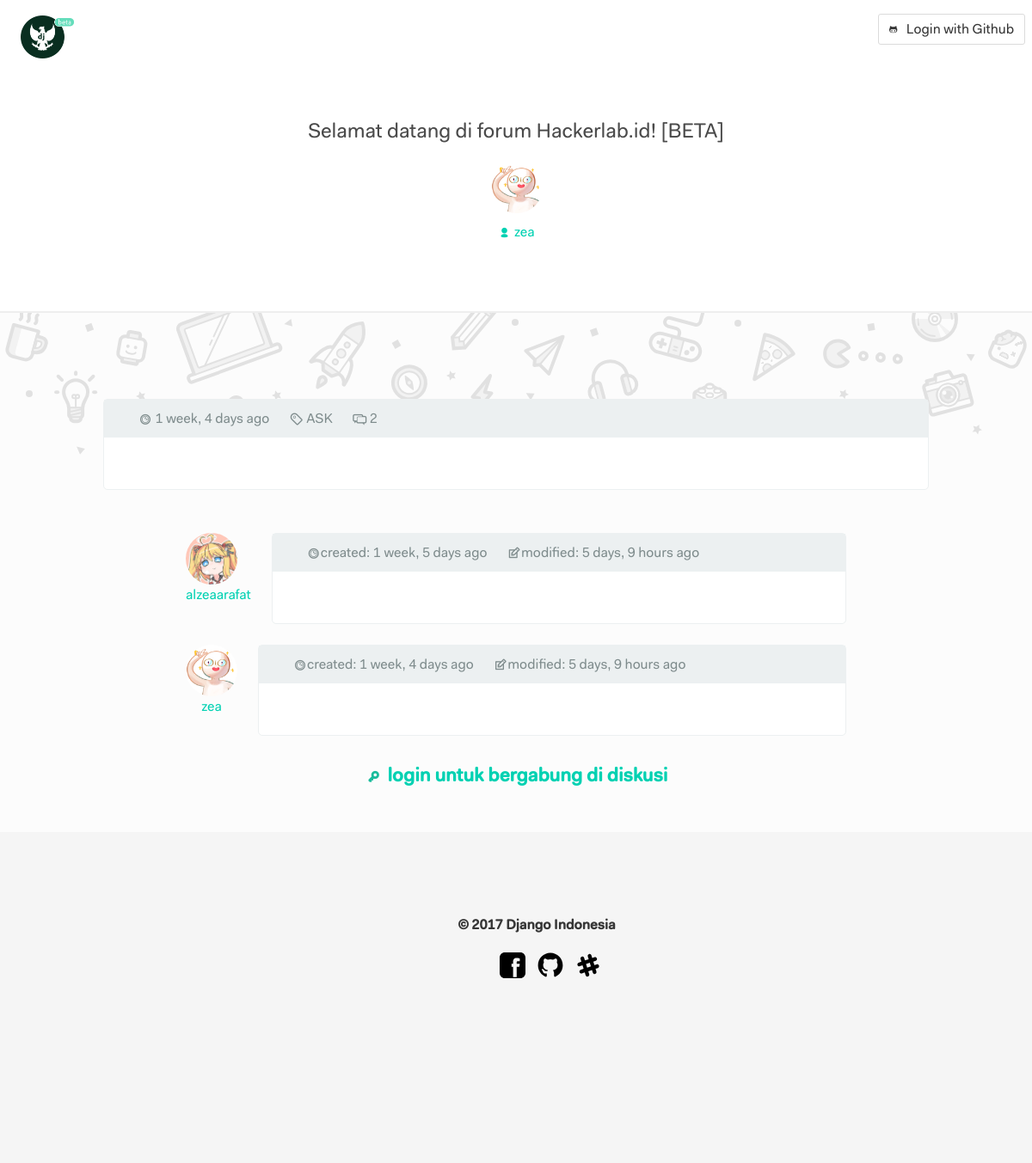
/thread/1/, run on the app's committed database.
### app_forum/models.py (models this page shows, shortened)
class Forum(models.Model):
    forum_author = models.ForeignKey(
        Profile,
        related_name='user_forums',
        null=True,
        blank=True,
        on_delete=models.CASCADE
    )
    forum_title = models.CharField(
        max_length=225,
        verbose_name=u'Title',
        blank=False,
        null=False
    )
    forum_category = models.ForeignKey(
        'Category',
        verbose_name=u'Category',
    )
    forum_content = MarkdownxField(
        verbose_name=u'Content (Use Markdown)',
    )
    is_created = models.DateTimeField(
        auto_now_add=True,
        null=True,
        blank=True
    )
    is_modified = models.DateTimeField(
        auto_now=True,
        null=True,
        blank=True
    )
    is_hot = models.BooleanField(
        default=False
    )
    is_closed = models.BooleanField(
        default=False
    )

class Category(models.Model):
    id = models.AutoField(
        primary_key=True
    )
    category_title = models.CharField(
        max_length=200,
        verbose_name=u'Category Name',
        blank=False,
        null=False
    )
    slug = AutoSlugField(
        populate_from='category_title',
        unique=True
    )
    class Meta:
        verbose_name_plural = "Categories"
    def __str__(self):
        return str(self.category_title)

class Comment(models.Model):
    forum = models.ForeignKey(
        'Forum',
        related_name='forum_comments'
    )
    comment_author = models.ForeignKey(
        Profile,
        related_name='user_comments',
        null=True,
        blank=True,
        on_delete=models.CASCADE
    )
    comment_content = MarkdownxField(
        verbose_name=u'Markdown',
    )
    is_created = models.DateTimeField(
        auto_now_add=True,
    )
    is_modified = models.DateTimeField(
        auto_now=True,
        null=True,
        blank=True
    )

### app_author/models.py (models this page shows)
class Profile(models.Model):
    user = models.OneToOneField(
        User,
        on_delete=models.CASCADE
    )
    profile_picture = models.ImageField(
        upload_to='images/%Y/%m/%d',
        validators=[validate_image],
        blank=True,
        null=True
    )
    profile_name = models.CharField(
        verbose_name='Name',
        null=True,
        blank=True,
        max_length=50
    )
    profile_email = models.EmailField(
        verbose_name='Email Address',
        null=True,
        blank=True
    )
    profile_location = models.CharField(
        verbose_name='Origin/City',
        null=True,
        blank=True,
        max_length=50
    )
    profile_github = models.URLField(
        verbose_name='Github URL',
        null=True,
        blank=True
    )
    slug = AutoSlugField(
        populate_from='user',
        blank=False,
        null=False
    )
    is_created = models.DateTimeField(
        default=datetime.datetime.now,
        null=True,
        blank=True
    )
    is_moderator = models.BooleanField(
        default=False,
    )
    def __str__(self):
        return str(self.user)

### app_forum/views.py (the view)
# urls.py: url(r'^thread/(?P<pk>[-\w]+)/$', views.forum_single_view, name='forum_single'),
def forum_single_view(request, pk):
    forum = get_object_or_404(Forum, pk=pk)
    forum_comments = Comment.objects.filter(forum=forum.id)
    form = CommentForm()
    template = 'app_forum/main/forum_single.html'
    context = {'forum': forum, 'forum_comments': forum_comments, 'form': form}
    if request.method == "POST":
        form = CommentForm(request.POST)
        if form.is_valid():
            comment = form.save(commit=False)
            comment.comment_author = Profile.objects.get(user=request.user)
            comment.created_date = datetime.now()
            comment.forum = forum
            comment.save()
            return redirect('forum:forum_single', pk=forum.pk)
    else:
        return render(request, template, context)

### app_forum/templatetags/show_markdown.py (called while the page is built)
@register.filter
def show_markdown(text):
    return markdownify(text)

### app_forum/templates/app_forum/main/forum_single.html (shortened to what this page needs)
{% extends "app_forum/main/forum_base.html" %}
{% load humanize %}
{% load crispy_forms_tags %}
{% load socialaccount %}
{% load show_markdown %}
{% load staticfiles %}
{% block content %}
    <div class="dj-forum-single-wrapper">
        <div class="container">
            <div class="columns">
                <div class="column">
                    <div class="dj-forum-single-heading">
                        <h1>{{ forum.forum_title }}</h1>
                        <div class="dj-forum-single-author-wrapper">
                             {% if forum.forum_author.profile_picture %}
                            <div class="dj-author-avatar-rounded" style="background: url('{{ request.META.HTTP_NAME }}/media/{{ forum.forum_author.profile_picture }}') no-repeat center center; background-size: cover;"></div>
                            {% else %}
                            <div class="dj-author-avatar-rounded" style="background: url('{% static "img/you-face.gif" %}') no-repeat center center; background-size: cover;"></div>
                            {% endif %}
                        </div>
                        <a href="{% url "author:author_single" slug=forum.forum_author.slug %}" class=""><span class="typcn typcn-user"></span> {{ forum.forum_author }}</a>
                    </div>
                </div>
            </div>
        </div>
    </div>
    {% include "app_forum/partials/_doodle.html" %}
    <div class="dj-forum-single-body-wrapper">
        <div class="dj-forum-single-content-wrapper">
            <div class="container-narrow">
                <div class="columns">
                    <div class="column">
                        <div class="dj-forum-single-box">
                            <div class="dj-forum-single-box-meta">
                                <ul>
                                    <li><span class="typcn typcn-time"></span> {{ forum.is_created|naturaltime }}</li>
                                    <li><span class="typcn typcn-tag"></span> {{ forum.forum_category }}</li>
                                    <li><span class="typcn typcn-messages"></span> {{ forum.forum_comments.count }}</li>
                                </ul>
                            </div>
                            <div class="dj-forum-single-content">
                            </div>
                        </div>
                    </div>
                </div>
            </div>
        </div>
        <div class="dj-forum-single-comments-wrapper">
            <div class="container-narrow-2">
                {% for comment in forum_comments %}
                <div class="columns">
                    <div class="column is-narrow" style="text-align: center;">
                        {% if comment.comment_author.profile_picture %}
                        <div class="dj-author-avatar-rounded" style="background: url('{{ request.META.HTTP_NAME }}/media/{{ comment.comment_author.profile_picture }}') no-repeat center center; background-size: cover;"></div>
                        <a href="{% url 'author:author_single' slug=comment.comment_author.slug %}">{{ comment.comment_author }}</a>
                        {% else %}
                        <div class="dj-author-avatar-rounded" style="background: url('{% static "img/you-face.gif" %}') no-repeat center center; background-size: cover;"></div>
                        <a href="{% url 'author:author_single' slug=comment.comment_author.slug %}">{{ comment.comment_author }}</a>
                        {% endif %}
                    </div>
                    <div class="column">
                        <div class="dj-forum-single-box-comment">
                            <div class="dj-forum-single-box-meta-comment">
                                <ul>
                                    <li><span class="typcn typcn-time"></span>created: {{ comment.is_created|naturaltime }}</li>
                                    <li><span class="typcn typcn-edit"></span>modified: {{ comment.is_modified|naturaltime }}</li>
                                </ul>
                            </div>
                            <div class="dj-forum-single-content-comment">
                            </div>
                        </div>
                    </div>
                </div>
                {% endfor %}
            </div>
        </div>
       {% if request.user.is_authenticated and forum.is_closed != True %}
       <div class="dj-forum-single-comment-form-wrapper">
            <div class="container-narrow-3">
                <div class="columns">
                    <div class="column is-narrow">
                        <div class="dj-author-avatar-rounded" style="background: url('{{ request.META.HTTP_NAME }}/media/{{ request.user.profile.profile_picture }}') no-repeat center center; background-size: cover;">
                        </div>
                    </div>
                    <div class="column">
                        <div>
                            <form action="" enctype="multipart/form-data" method="post">{% csrf_token %}
                                <div class="form-group">
                                    {{ form.comment_content|as_crispy_field|safe }}
                                </div>
                                <button class="button is-primary" type='submit'>Submit</button>
                            </form>
                        </div>
                    </div>
                </div>
            </div>
       </div>
       {% elif request.user.is_authenticated and forum.misc_closed != False %}
       <div class="dj-forum-closed">
           <h4><span class="typcn typcn-lock-closed" style="color: #f1c40f;"></span> thread closed</h4>
       </div>
        {% elif request.user.is_anonymous %}
        <div class="dj-forum-closed">
            <h4><a href="{% provider_login_url "github" process="login" %}"><span class="typcn typcn-key" style="color: #1abc9c;"></span> login untuk bergabung di diskusi</a></h4>
        </div>
       {% endif %}
    </div>
{% endblock %}

### data on the page
Forum: forum_title "Selamat datang di forum Hackerlab.id! [BETA]", forum_author "zea", is_created "1 week, 4 days ago", forum_category "ASK", forum_comments.count "2"
Comment: comment_author.profile_picture (picture), comment_author "alzeaarafat", is_created "1 week, 5 days ago", is_modified "5 days, 9 hours ago"
Comment: comment_author "zea", is_created "1 week, 4 days ago", is_modified "5 days, 9 hours ago"
